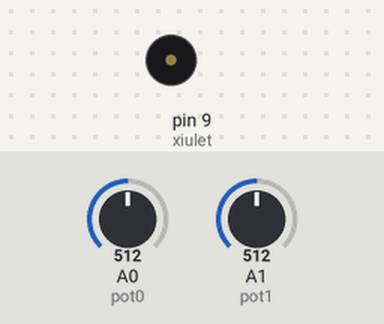
Bench run of a sketch on a simulated Arduino Uno, built with avr-gcc and run on an emulated ATmega328P. Shown: buzzer (waves = sounding). Inputs (shaded band) come from the test bench; at power-on: A0 (pot0) = 512, A1 (pot1) = 512.

Above: at 1.8 s.
1.9 s: A0 (pot0) set to 122
At 2.5 s:
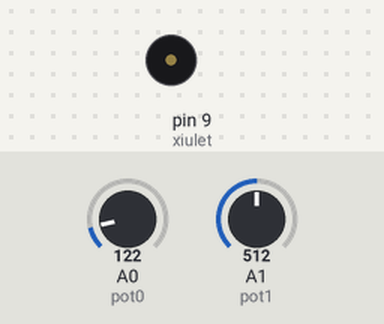
5.4 s: A1 (pot1) set to 122
At 6.03 s:
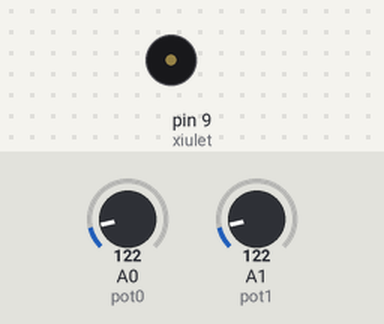
8.9 s: A0 (pot0) set to 0
At 9.7 s:
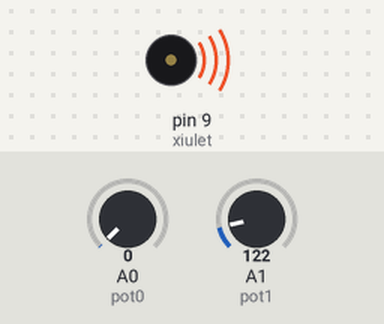
Timing chart, 0 to 11.9 s (numbered marks = the images above; inputs shaded):
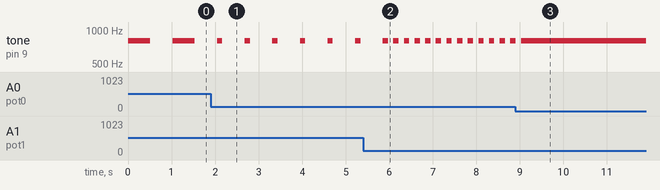

The sketch:

Exercici_5-Sirena.ino
```cpp
/**********************************************************************************
**                                                                               **
**                                  Sirena                                       **
**                                                                               **
**  NOM:Noa Garay Villarreal                                     DATA:28/03/2023 **
**********************************************************************************/

//********** Includes *************************************************************

//********** Variables ************************************************************
const byte xiulet = 9;
const byte pot0 = A0;
const byte pot1 = A1;
int valPot0;
int valPot1;
//********** Setup ****************************************************************
void setup()
{
  pinMode(xiulet, OUTPUT);
  pinMode(pot0, INPUT);
  pinMode(pot1, INPUT);
}

//********** Loop *****************************************************************
void loop()
{
  valPot0 = analogRead(pot0);
  valPot1 = analogRead(pot1);

  tone(xiulet, 800, valPot0);
  delay(valPot0 + valPot1);
}

//********** Funcions *************************************************************
```

Measured:
- after the input at 1.9 s, tone on pin 9 (xiulet): alternates 800 Hz for 0.12 s and silent for 0.51 s, starting after 0.27 s
- after the input at 5.4 s, tone on pin 9 (xiulet): alternates 800 Hz for 0.12 s and silent for 0.12 s, starting after 0.70 s
- after the input at 8.9 s, tone on pin 9 (xiulet): goes on until 9.0 s, then stays 800 Hz
- by itself, tone on pin 9 (xiulet): alternates 800 Hz for 0.51 s and silent for 0.51 s
